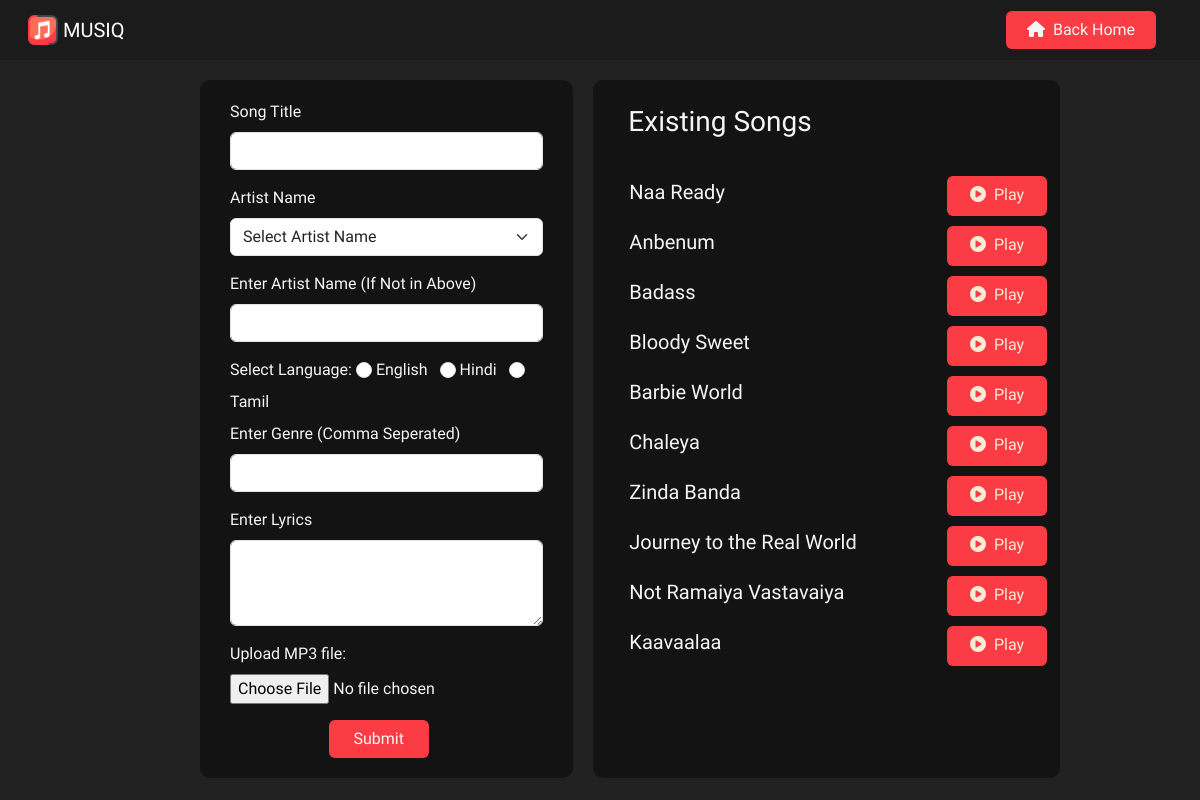
The page /admin/songs/add (signed in) on the database its author committed.
### models.py (models this page shows)
class Song(db.Model):
    __tablename__ = 'songs'
    song_id = db.Column(db.Integer(), autoincrement = True, primary_key = True)
    album_id = db.Column(db.Integer(), db.ForeignKey('albums.album_id'))
    artist_id = db.Column(db.Integer(), db.ForeignKey('artists.artist_id'), nullable = False)
    title = db.Column(db.String(100), nullable = False)
    language = db.Column(db.String(50), nullable = False)
    genre = db.Column(db.String(50), nullable = False)
    lyrics = db.Column(db.String(), nullable = False)
    created_at = db.Column(db.DateTime(timezone = True), server_default = func.now())
    updated_at = db.Column(db.DateTime(timezone = True), server_default = func.now())
    flag = db.Column(db.Boolean(), default = False)
    album = db.relationship('Album', back_populates = 'songs', overlaps='albums_songs,songs')
    artist = db.relationship('Artist', back_populates = 'songs')

### app.py (the view, shortened to what this page needs)
@app.route("/<string:path>/songs/add", methods=['GET', 'POST'])
@login_required #Can be performed only user is logged in
def add_songs(path):
    user = current_user
    songs = Song.query.all()
    artists = Artist.query.all()
    if request.method == 'GET':
        return render_template('add_songs.html', songs= songs[0:10], artists = artists, user=user)

### app.py (called while the page is built)
@login_manager.user_loader
def load_user(user_id):
    return User.query.get(user_id)

@app.after_request
def after_request(response):
    header = response.headers
    header['Access-Control-Allow-Origin'] = '*'
    return response

### templates/add_songs.html (shortened to what this page needs)
<!DOCTYPE html>
<html lang="en">
  <head>
    <link href="/static/styles/add_songs.css" rel="stylesheet" />
    <link
      href="https://cdn.jsdelivr.net/npm/bootstrap@5.3.2/dist/css/bootstrap.min.css"
      rel="stylesheet"
    />
  </head>
  <body>
    <nav class="navbar navbar-expand-lg navbar-dark">
      <div class="container-fluid navabar-items">
        <div class="logo col-6">
          <a class="navbar-brand" href="{{url_for('show_main')}}">
            <img
              src="/static/images/brand-logo.png"
              width="30"
              height="30"
              class="d-inline-block align-top"
              alt="Your Logo"
            />
            MUSIQ
          </a>
        </div>
        <div class="buttons col-6 d-flex justify-content-end">
          {%if user.is_admin == True%}
          <a
            class="btn home me-3"
            type="button"
            href="{{url_for('admin_songs')}}"
          >
            <i class="fa-solid fa-house me-2"></i
            ><span class="text">Back Home</span>
          </a>
          {%else%}
          <a
            class="btn home me-3"
            type="button"
            href="{{url_for('creator_home', username=user.username)}}"
          >
            <i class="fa-solid fa-house me-2"></i
            ><span class="text">Back Home</span>
          </a>
          {%endif%}
        </div>
      </div>
    </nav>
    <div class="main">
      <div class="container-fluid">
        <div class="row">
          <div class="col-4 add-song-form">
            <form
              action="/<path>/songs/add"
              method="POST"
              enctype="multipart/form-data"
            >
              <div class="mb-3">
                <label for="exampleFormControlTextarea1" class="form-label"
                  >Song Title</label
                >
                <input
                  class="form-control"
                  type="text"
                  required
                  name="song_title"
                />
              </div>
              <div class="mb-3">
                <label for="exampleFormControlTextarea1" class="form-label"
                  >Artist Name</label
                >
                <select
                  class="form-select"
                  aria-label="Size 3 select example"
                  name="artist_id"
                >
                  <option selected value="0">Select Artist Name</option>
                </select>
              </div>
              <div class="mb-3">
                <label for="exampleFormControlTextarea1" class="form-label"
                  >Enter Artist Name (If Not in Above)</label
                >
                <input class="form-control" type="text" name="artist_name" />
              </div>
              <div class="mb-2">
                <label for="exampleFormControlTextarea1 me-5" class="form-label"
                  >Select Language:</label
                >
                <input
                  class="form-check-input"
                  type="radio"
                  name="language"
                  id="flexRadioDefault1"
                  value="English"
                />
                <label class="form-check-label me-2" for="flexRadioDefault1">
                  English
                </label>
                <input
                  class="form-check-input"
                  type="radio"
                  name="language"
                  id="flexRadioDefault1"
                  value="Hindi"
                />
                <label class="form-check-label me-2" for="flexRadioDefault1">
                  Hindi
                </label>
                <input
                  class="form-check-input"
                  type="radio"
                  name="language"
                  id="flexRadioDefault1"
                  value="Tamil"
                />
                <label class="form-check-label me-2" for="flexRadioDefault1">
                  Tamil
                </label>
              </div>
              <div class="mb-3">
                <label for="exampleFormControlTextarea1" class="form-label"
                  >Enter Genre (Comma Seperated)</label
                >
                <input class="form-control" type="text" required name="genre" />
              </div>
              <div class="mb-3">
                <label for="exampleFormControlTextarea1" class="form-label"
                  >Enter Lyrics</label
                >
                <textarea
                  class="form-control"
                  id="exampleFormControlTextarea1"
                  rows="3"
                  name="lyrics"
                ></textarea>
              </div>
              <div class="mb-3">
                <label for="exampleFormControlTextarea1 me-5" class="form-label"
                  >Upload MP3 file:</label
                >
                <input type="file" name="audio_file" accept=".mp3" />
              </div>
              <div class="button-div">
                <button class="btn submit me-3" type="submit">Submit</button>
              </div>
            </form>
          </div>
          <div class="col-5 existing-songs">
            <h3>Existing Songs</h3>
            <br />
            <table class="all-songs">
              {%for song in songs%}
              <tr style="height: 50px">
                <td style="width: 420px"><h5>{{song.title}}</h5></td>
                <td>
                  <a
                    class="btn play-btn"
                    href="{{url_for('play_songs', song_id=song.song_id)}}"
                  >
                    <i class="fa-solid fa-circle-play me-2"></i>Play
                  </a>
                </td>
              </tr>
              {%endfor%}
            </table>
          </div>
        </div>
      </div>
    </div>
  </body>
</html>

### static/styles/add_songs.css (style rules this page uses)
:root { --primary-font: "Gabarito", sans-serif; --primary-color: #1c1b1b; --primary-color-dark: #141313; --primary-color-derived: #212121; --secondary-color: #fc3c44; --secondary-color-derived: #fe5e63; --secondary-color-derived-2: #fa8b8f; }
* { font-family: var(--primary-font); }
body { background-color: var(--primary-color-derived) !important; color: whitesmoke !important; overflow-y: hidden; overflow-x: hidden; }
.navbar { height: 3.75rem; padding-left: 1rem !important; padding-right: 1rem !important; background-color: var(--primary-color); }
.home, .submit, .add-song { background-color: var(--secondary-color) !important; width: 150px; color: whitesmoke !important; }
.submit { width: 100px; }
.main { padding-left: 80px; padding-top: 20px; }
.add-song-form, .playlist-form, .playlist-form-update, .album-form-update { background-color: var(--primary-color-dark); border-radius: 10px; padding: 20px; padding-left: 30px !important; padding-right: 30px !important; margin-left: 120px; }
label { font-size: 16px; }
.button-div { display: flex; justify-content: center; }
.existing-songs, .existing-playlists { background-color: var(--primary-color-dark); border-color: black; border-radius: 10px; margin-left: 20px; padding-left: 35px !important; padding-top: 25px !important; padding-bottom: 10px !important; }
.play-btn { background-color: var(--secondary-color) !important; color: antiquewhite !important; height: 40px !important; width: 100px !important; }

### rows shown on the page
Song: title "Naa Ready"
Song: title "Anbenum"
Song: title "Badass"
Song: title "Bloody Sweet"
Song: title "Barbie World"
Song: title "Chaleya"
Song: title "Zinda Banda"
Song: title "Journey to the Real World"
Song: title "Not Ramaiya Vastavaiya"
Song: title "Kaavaalaa"
